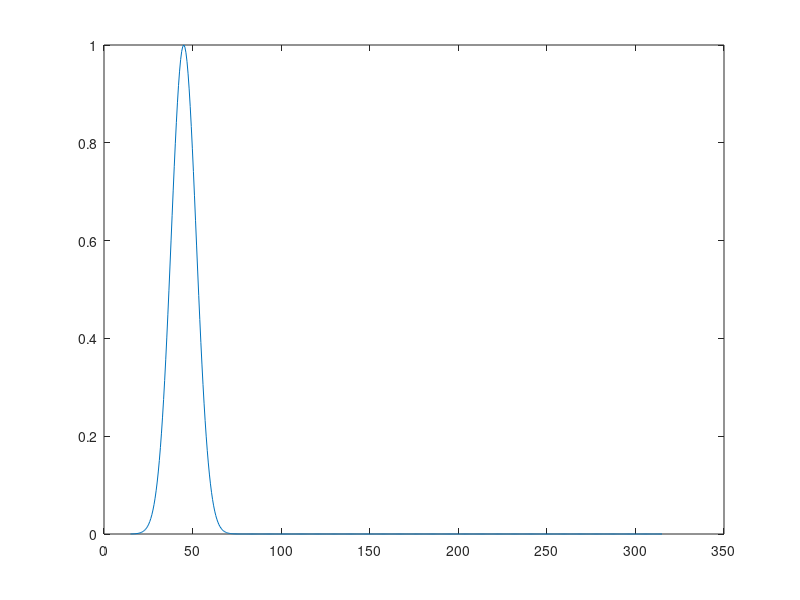

Source code (MATLAB): (Note: this script raises an error after producing the figure.)
%function [r, u] = pders 
% main pde
clear all;
close all;

r0 = 15; % mum
vl = 1e6; % from mol to mum
a = 0.3; %0.3; % mol.mum^-2 h^-1       %% need a larger a to have bimodal
b = 0.27; % mol.mum^-2 h^-1
B = 125;  % mol.h^-1
ra = 200; % mum
na = 3; % hill radius
kl = 0.01; %  mol
KL = 0.1; % mol

tg0 = 3; % initial external lipid (in mol)

% pas en r + r max
nx = 500;
r_max = 300; % mum
dx = r_max/(nx-1);
r = r0 + (dx * (1:nx)-dx);

% diffusion parameter
D = 50*1e3; %% needed to be large : units? not sure it make sens

% initial density of cells : gaussian
mu = 45.0;
si = 0.01;

u0 = exp(-(r-mu).^2 * si);
u = u0; % density vector

% boundary conditions
u(1) = 0; 
u(end) = 0;

% volumes
v = 4 / 3 * pi * (r + r0).^3;
v0 = 4 / 3 * pi * r0^3;
Ltotal = tg0 + sum( v.*u)/sum(u) / vl; % total lipid intra+extra cellular (in mol)

L = tg0; %% variable extra cellular lipid (in mol)

tmax = 100000;
Ls = zeros(tmax,3); %time, store external lipid, lipid in cell 

t =  0.0;

figure()

plot(r,u0)

for(K = 1: tmax)
%norm(u_old(:) - u(:))/norm(u(:))
    u_old(:) = u(:);
    
    [lg, lp] = drr1(r,v0,L, a,ra,na,b,kl,vl, KL, B); % compute velocity at current L for all l and r
    
    dp = vl*(lg-lp);%
    mdp = max(0, dp);
    idp = min(0, dp);
  
    dt = 0.4*dx*dx/(max(abs(dp))*dx + D); % cfl for realtime dt adjustment : not sur 0.2 is needed
    br = D*dt/(dx*dx);
    
    % start of the pde scheme
    Flux=mdp.*u ; % compute right (c>0) flux
    
    Flux(1:nx-1)=Flux(1:nx-1)+idp(1:nx-1).*u(2:nx); % add left (c<0) flux
    Flux(1:nx-1)=Flux(1:nx-1)-(D/dx)*(u(2:nx) - u(1:nx-1)); %% diffusion part
    
    Flux(nx)=0; % no flux at boundary
    Flux(1)=0; % no flux at boundary 
    
    % we can also test 
    %Flux(1) = 100;
    %Flux(1) = 100*L;
    
    %u(2:nx-1)=u(2:nx-1)-(dt/dx)*(Flux(2:nx-1)-Flux(1:nx-2)) + 0.5*br*(u(1:nx-2)+u(3:nx)-2*u(2:nx-1)); % update density  
    u(2:nx-1)=u(2:nx-1)-(dt/dx)*(Flux(2:nx-1)-Flux(1:nx-2)); % update density
 
    % since they are never updated u(1) = u(nx) = 0
   
    L = Ltotal - sum(v.*u)/sum(u)/ vl; % update external lipid content
    if L <0
        L=0;
    end
    
    t = t+dt; % update time
    Ls(K,:) = [t, L, sum(v.*u)/sum(u)/ vl]; % store lipid + cell lipid
    
    %test les zeros :
    if(mod(K, 1000) == 0)
        g = @(r) A1(r,a, ra, KL, B, b, kl, v0, vl, na, L);
        data = [];  
        for rr=r0:r_max
            data = [data; fzero(g, rr)];
        end;
        %unique(data)
        plot(r,u)
        drawnow
    end
    
    %plot(r,u,r,u0); drawnow
% plot result
end
Tmax = t
norm(u_old(:) - u(:))/norm(u(:))

plot(r,u,r,u0)
%figure(2);plot(Ls(:,1), Ls(:,2), 'r', Ls(:,1), Ls(:,3),'b');% lipid evolution


%% calcul integral rmin to rmax of drr1 : stationnary solution
Lfin = Ls(end,2);
mass = integral( @(x) exp(-(x-mu).^2 * si), r0, r_max )
Tr = @(x) A1(x,a,ra, KL, B, b, kl, v0, vl, na, Lfin);

equi = zeros(size(r));
for i=1:length(r)
    equi(i) = exp(1/D * integral(Tr, r0, r(i)) );
end

int_equi = dx*(sum(equi) - 0.5*(equi(1)+equi(end)));
C = mass / int_equi; 

figure(3);
plot(r, u, r, C*equi);
